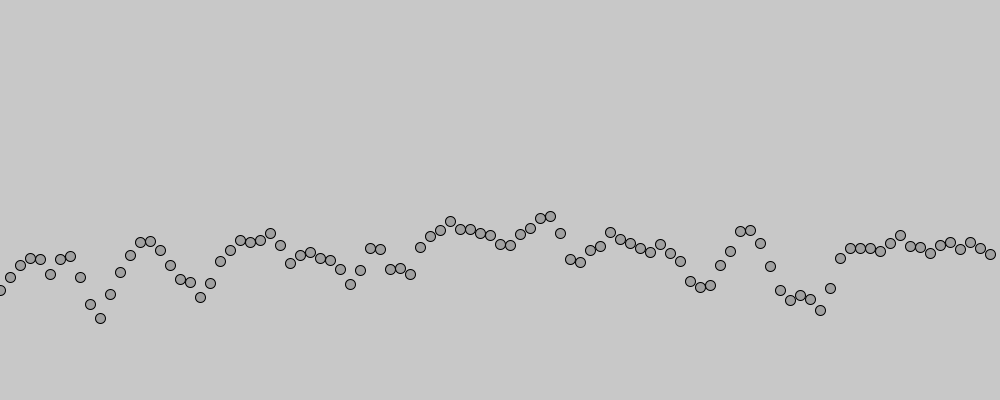
Frame 1 (no input)
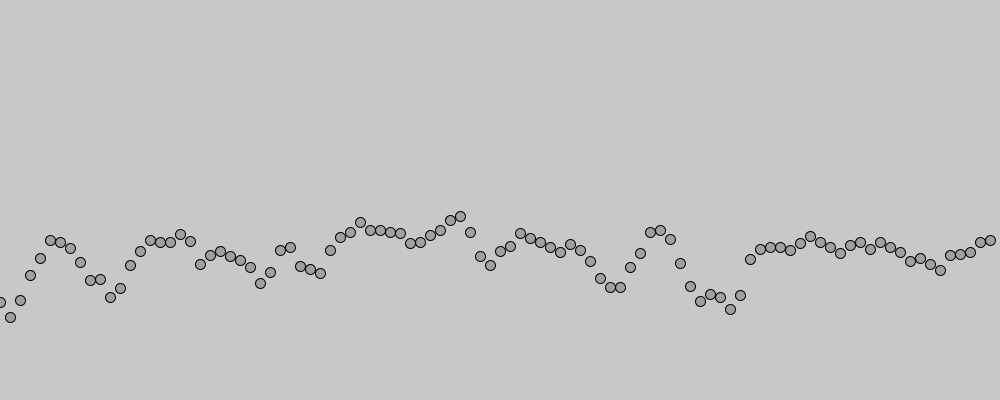
Frame 60 (the mouse pressed at the canvas centre just before this capture)
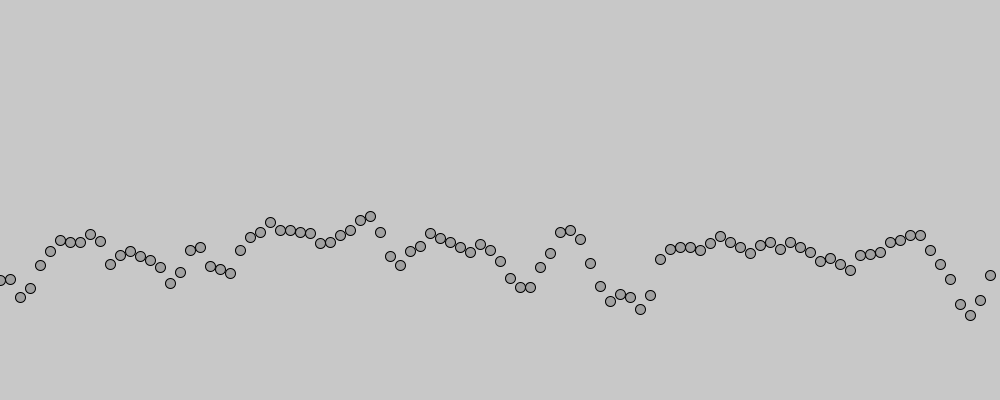
Frame 120 (the mouse held since frame 60 and released just before this capture)

The Processing sketch that drew these frames (run headless with seeded random() and noise(); from frame 60 on, the mouse is pressed at the canvas centre):

// Processing sketch: wave_c_noise
// ── wave_c_noise.pde

float angle = 0.0;
float offset = 0.2;


void setup() {
  size(1000, 400);
  fill(100, 100);
}


void draw() {
  background(200);
  float theta = angle;
  for(int x = 0; x < width; x += 10) {
     float y = map(noise(theta), -1, 1, 50, height - 50);
     ellipse(x, y, 10, 10);
     theta += offset;
  }
  angle += 0.03;
}
